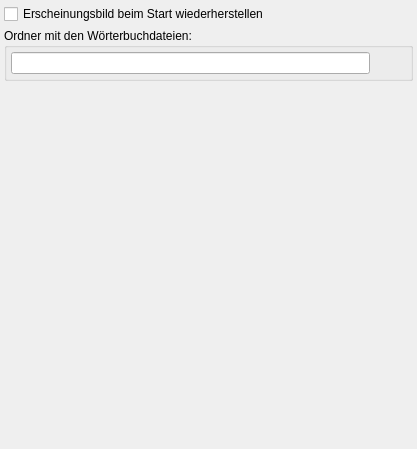
<ui version="4.0" >
 <class>ConfigDglAllgemeinClass</class>
 <widget class="QWidget" name="ConfigDglAllgemeinClass" >
  <property name="geometry" >
   <rect>
    <x>0</x>
    <y>0</y>
    <width>417</width>
    <height>449</height>
   </rect>
  </property>
  <property name="windowTitle" >
   <string>ConfigDglAllgemein</string>
  </property>
  <layout class="QVBoxLayout" >
   <property name="spacing" >
    <number>4</number>
   </property>
   <property name="leftMargin" >
    <number>4</number>
   </property>
   <property name="topMargin" >
    <number>4</number>
   </property>
   <property name="rightMargin" >
    <number>4</number>
   </property>
   <property name="bottomMargin" >
    <number>4</number>
   </property>
   <item>
    <widget class="QCheckBox" name="restoreOnStartup" >
     <property name="text" >
      <string>Erscheinungsbild beim Start wiederherstellen</string>
     </property>
    </widget>
   </item>
   <item>
    <widget class="QGroupBox" name="groupBox" >
     <property name="title" >
      <string>Ordner mit den Wörterbuchdateien:</string>
     </property>
     <layout class="QHBoxLayout" >
      <property name="spacing" >
       <number>4</number>
      </property>
      <property name="leftMargin" >
       <number>4</number>
      </property>
      <property name="topMargin" >
       <number>4</number>
      </property>
      <property name="rightMargin" >
       <number>4</number>
      </property>
      <property name="bottomMargin" >
       <number>4</number>
      </property>
      <item>
       <widget class="QLineEdit" name="pathToDbs" >
        <property name="readOnly" >
         <bool>true</bool>
        </property>
       </widget>
      </item>
      <item>
       <widget class="QPushButton" name="pbPathToDbs" >
        <property name="sizePolicy" >
         <sizepolicy vsizetype="Fixed" hsizetype="Preferred" >
          <horstretch>0</horstretch>
          <verstretch>0</verstretch>
         </sizepolicy>
        </property>
        <property name="maximumSize" >
         <size>
          <width>32</width>
          <height>32</height>
         </size>
        </property>
        <property name="iconSize" >
         <size>
          <width>32</width>
          <height>32</height>
         </size>
        </property>
        <property name="flat" >
         <bool>true</bool>
        </property>
       </widget>
      </item>
     </layout>
    </widget>
   </item>
   <item>
    <spacer>
     <property name="orientation" >
      <enum>Qt::Vertical</enum>
     </property>
     <property name="sizeHint" >
      <size>
       <width>10</width>
       <height>10</height>
      </size>
     </property>
    </spacer>
   </item>
  </layout>
 </widget>
 <layoutdefault spacing="6" margin="11" />
 <resources/>
 <connections/>
</ui>
